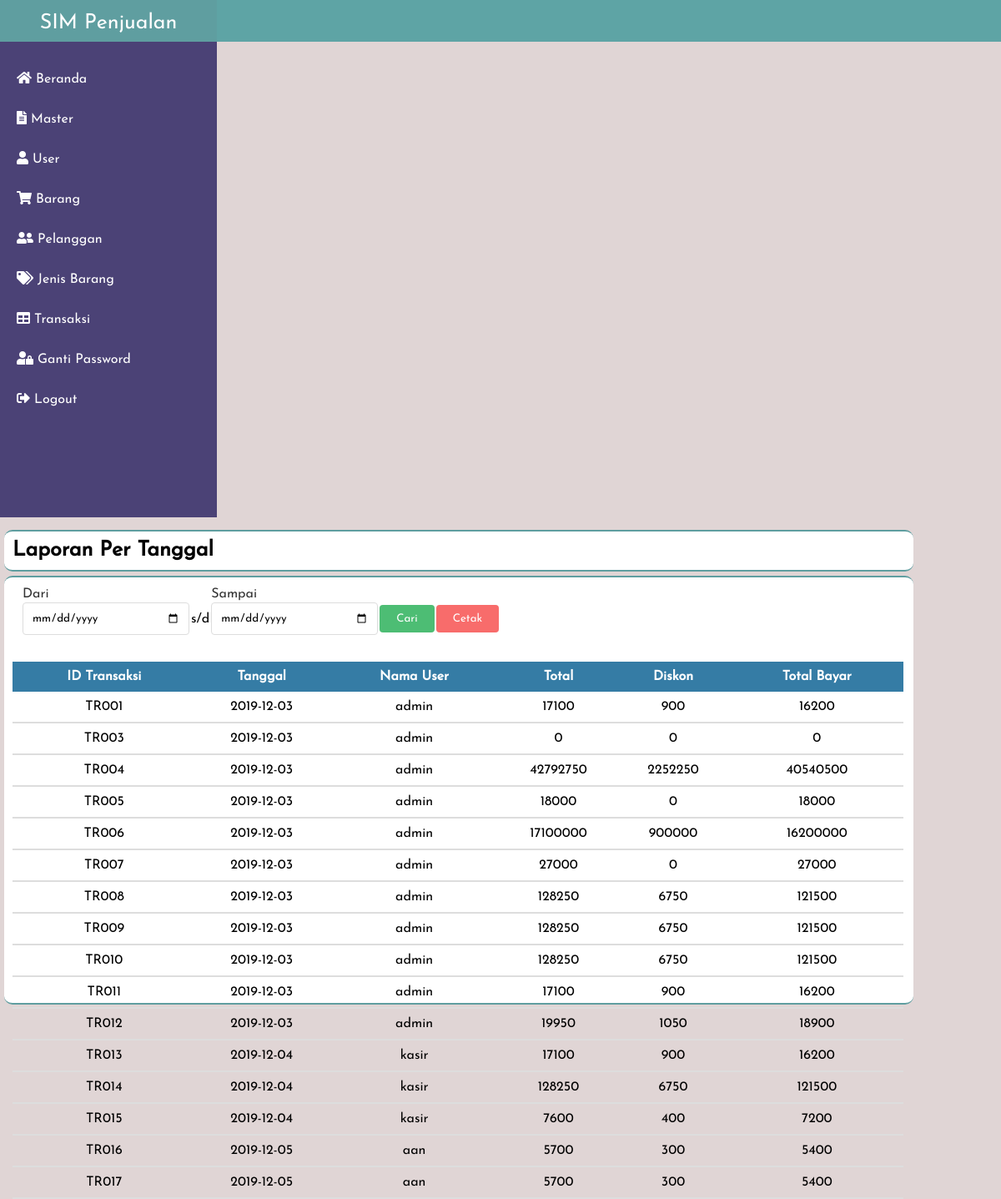
Screenshot of /index.php?p=laporan_pertanggal (signed in) with the database file from the repository.
### tables this page shows
CREATE TABLE `transaksi` (
  `id_transaksi` varchar(8) NOT NULL,
  `id_pelanggan` varchar(20) NOT NULL,
  `tanggal` date NOT NULL,
  `id_petugas` varchar(8) NOT NULL,
  `total` int(12) NOT NULL,
  `diskon` int(12) NOT NULL,
  `bayar` int(12) NOT NULL
);

CREATE TABLE `petugas` (
  `id_petugas` varchar(7) NOT NULL,
  `username` varchar(200) NOT NULL,
  `password` varchar(200) NOT NULL,
  `level` varchar(15) NOT NULL
);

### system/proses.php (called while the page is built, shortened)
<?php
	class proses{
		function __construct(){
			$server='localhost';
			$user='root';
			$psw='';
			$dbname='db_penjualan2';
			$kon=$this->con=new PDO("mysql:host=$server;dbname=$dbname",$user,$psw);
		}
		function get($cel=null,$table=null,$property=null){
			$qw ="SELECT $cel FROM $table $property";
			$ret=$this->con->query($qw);
			return $ret;
		}
	}
	$db=new proses;
 ?>

### content/laporan_pertanggal.php (the view, shortened to what this page needs)
<div class="judul-content">
	<h1>Laporan Per Tanggal</h1>
</div>
<div class="isi-content">
	<div class="judul-home">
		<div class="divtabel">
			<form action="index.php?p=laporan_pertanggal" method="POST">
				<table>
					<tr>
						<td><label>Dari</label></td>
						<td></td>
						<td><label>Sampai</label></td>
					</tr>
					<tr>
						<td>
							<input type="date" name="tgl_awal" class="text" id="tgl_awal" style="width: 200px;" value="<?php echo $_POST['tgl_awal']; ?>">
						</td>
						<td>s/d</td>
						<td>
							<input type="date" name="tgl_akhir" class="text" id="tgl_akhir" style="width: 200px;" value="<?php echo $_POST['tgl_akhir']; ?>">
						</td>
						<td>
							<input type="submit" name="cari" class="inputbutton success" value="Cari" >
						</td>
						<td>
							<input type="button" name="cari" class="inputbutton danger" value="Cetak" onclick="cetak()">
						</td>
					</tr>
				</table>
			</form>
				<table class="tabel98">
					<tr>
						<th>ID Transaksi</th>
						<th>Tanggal</th>
						<th>Nama User</th>
						<th>Total</th>
						<th>Diskon</th>
						<th>Total Bayar</th>
					</tr>
					<?php
						include 'system/proses.php';
						if(isset($_POST['cari'])){
							$tgl_awal = $_POST['tgl_awal'];
							$tgl_akhir = $_POST['tgl_akhir'];
							$qw = $db->get("transaksi.id_transaksi, transaksi.tanggal, petugas.username, transaksi.total, transaksi.diskon","transaksi","INNER JOIN petugas on transaksi.id_petugas=petugas.id_petugas WHERE transaksi.tanggal >= '$tgl_awal' AND transaksi.tanggal <= '$tgl_akhir'");
						}else{
							$qw = $db->get("transaksi.id_transaksi, transaksi.tanggal, petugas.username, transaksi.total, transaksi.diskon","transaksi","INNER JOIN petugas on transaksi.id_petugas=petugas.id_petugas");
						}
						foreach($qw as $tampil){
							$totbay = $tampil['total']-$tampil['diskon'];
					 ?>
					<tr>
						<td><?php echo $tampil['id_transaksi']; ?></td>
						<td><?php echo $tampil['tanggal']; ?></td>
						<td><?php echo $tampil['username']; ?></td>
						<td><?php echo $tampil['total']; ?></td>
						<td><?php echo $tampil['diskon']; ?></td>
						<td><?php echo $totbay; ?></td>
					</tr>
					<?php
						}
					 ?>
				</table>
		</div>
	</div>
</div>

### assets/css/custom.css (style rules this page uses)
body { margin: 0px; text-decoration: none; box-sizing: border-box; list-style: none; background-color: #e0d5d5; font-family: 'Josefin Sans', sans-serif; }
* { margin: 0; padding: 0; box-sizing: border-box; list-style: none; text-decoration: none; font-family: 'Josefin Sans', sans-serif; }
.content .judul-content { float: left; margin-left: 5px; width: 1090px; height: 50px; background-color: #fff; margin-top: 10px; border-radius: 10px; border-top: 2px solid #5f9ea0; border-bottom: 2px solid #5f9ea0; font-family: 'Josefin Sans',sans-serif; }
.content .judul-content h1 { font-family: ; font-size: 25px; margin: 10px 10px; background-color: #fff; font-family: 'Josefin Sans',sans-serif; }
.content .isi-content { float: left; width: 1090px; height: auto; background-color: #fff; margin-top:5px; margin-left: 5px; border-radius: 10px; border-top: 2px solid #5f9ea0; border-bottom: 2px solid #5f9ea0; font-family: 'Josefin Sans',sans-serif; }
.isi-content form { margin: 10px 20px; font-family: 'Josefin Sans',sans-serif; }
.isi-content form label { color: #333; font-family: 'Josefin Sans',sans-serif; }
.isi-content form .text { width: 400px; padding: 10px; border: 1px solid #ddd; border-radius: 4px; font-family: 'Josefin Sans',sans-serif; }
.content .judul-home { height: 500px; }
.tabel98 { width: 98%; border-collapse: collapse; margin-top: 30px; padding-left: 30px; margin-left: 10px; font-family: 'Josefin Sans',sans-serif; }
.tabel98 tr th { padding:10px; color: #fff; font-family: 'Josefin Sans',sans-serif; background-color: #357ca5; }
.tabel98 tr td { padding-top: 10px; padding-bottom: 10px; font-family: segoe ui; text-align: center; border-bottom: 2px solid #ddd; font-family: 'Josefin Sans',sans-serif; }
.success { background-color: #4dbd74; }
.danger { background-color: #f86c6b; }
.inputbutton { color: #fff; padding: 10px 20px; border: 2px; border-radius: 4px; cursor: pointer; }

### rows the page displays
transaksi: id_transaksi "TR001", tanggal "2019-12-03", id_petugas.username "admin", total "17100", diskon "900", totbay "16200"
transaksi: id_transaksi "TR003", tanggal "2019-12-03", id_petugas.username "admin", total "0", diskon "0"
transaksi: id_transaksi "TR004", tanggal "2019-12-03", id_petugas.username "admin", total "42792750", diskon "2252250", totbay "40540500"
transaksi: id_transaksi "TR005", tanggal "2019-12-03", id_petugas.username "admin", total "18000", diskon "0"
transaksi: id_transaksi "TR006", tanggal "2019-12-03", id_petugas.username "admin", total "17100000", diskon "900000", totbay "16200000"
transaksi: id_transaksi "TR007", tanggal "2019-12-03", id_petugas.username "admin", total "27000", diskon "0"
transaksi: id_transaksi "TR008", tanggal "2019-12-03", id_petugas.username "admin", total "128250", diskon "6750", totbay "121500"
transaksi: id_transaksi "TR009", tanggal "2019-12-03", id_petugas.username "admin", total "128250", diskon "6750", totbay "121500"
transaksi: id_transaksi "TR010", tanggal "2019-12-03", id_petugas.username "admin", total "128250", diskon "6750", totbay "121500"
transaksi: id_transaksi "TR011", tanggal "2019-12-03", id_petugas.username "admin", total "17100", diskon "900", totbay "16200"
transaksi: id_transaksi "TR012", tanggal "2019-12-03", id_petugas.username "admin", total "19950", diskon "1050", totbay "18900"
transaksi: id_transaksi "TR013", tanggal "2019-12-04", id_petugas.username "kasir", total "17100", diskon "900", totbay "16200"
transaksi: id_transaksi "TR014", tanggal "2019-12-04", id_petugas.username "kasir", total "128250", diskon "6750", totbay "121500"
transaksi: id_transaksi "TR015", tanggal "2019-12-04", id_petugas.username "kasir", total "7600", diskon "400", totbay "7200"
transaksi: id_transaksi "TR016", tanggal "2019-12-05", id_petugas.username "aan", total "5700", diskon "300", totbay "5400"
transaksi: id_transaksi "TR017", tanggal "2019-12-05", id_petugas.username "aan", total "5700", diskon "300", totbay "5400"
